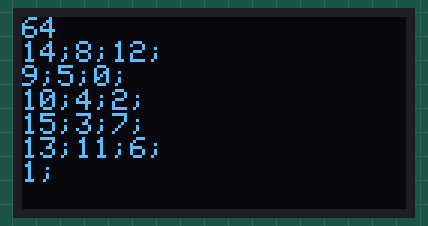
Recording of a sketch running on a simulated Arduboy, built with avr-gcc and run on an emulated ATmega32U4. On the bench: 128×64 one-colour display. Random numbers use the default seed unless the sketch sets one.

Above: at 0.1 s.

The sketch:

NumberShuffler.ino
```cpp
/**********included files/libraries***************/
#include <Arduboy2.h>
#include <ArduboyTones.h>
#include "tileData.h"


/**************** Variable Declarations *****************/
Arduboy2 arduboy;
ArduboyTones sound(arduboy.audio.enabled);

int numberGrid[4][4];
int tileList[16] = {1,2,3,4,5,6,7,8,9,10,11,12,13,14,15,0}; //starting list of numbers used in order. 0 is the blank
unsigned long seed = 64; //seems from documentation that it must be an unsigned long that is given to randomSeed function.

bool aButtonPressed = false;
bool bButtonPressed = false;
bool upButtonPressed = false;
bool downButtonPressed = false;
bool leftButtonPressed = false;
bool rightButtonPressed = false;


/**************** Routine Declarations *****************/

void shuffleArray(unsigned long _inputSeed){  //NOTE removed Array input as playing up, direct reference to tile list. Not an issue for later game (fixed level design), but need too try proper prototyping(?) to use so could be good test software
  randomSeed(_inputSeed);
  for(int i=15; i>0; i--){
    int pickedElement = random(0,i+1); //random number between 0 and current end point (i form loop, goes down)
      int tempStore = tileList[i]; //store the current end point
      tileList[i] = tileList[pickedElement]; //move randomly picked element to the end
      tileList[pickedElement] = tempStore; //but the previous end number into array from where pick was form (new shorted list when i is reduced)
  }


}

void makeStartingGrid(){

  for(int x=0; x<4; x++){
    for(int y=0; y<4 ;y++){
        //code to loop through the number grid and set values
        numberGrid[x][y] = tileList[(x*4)+y];
    }
  }


}


/**************** Setup.Startup Code  *****************/
void setup() {
  arduboy.begin();
  arduboy.setFrameRate(60);     //60 fps
  arduboy.clear();
  arduboy.audio.on();

  shuffleArray(seed);
  makeStartingGrid();


}

/**************** Main Code Loop *****************/
void loop() {
 if(!arduboy.nextFrame()) {
    return;
  }
  arduboy.clear();


  //demo print code: to delete
 arduboy.println(seed);
 for(int i=0; i<16; i=i+3){
  arduboy.print(tileList[i]);
  arduboy.print(";");
  if(i<14){
  arduboy.print(tileList[i+1]);
  arduboy.print(";");
  arduboy.print(tileList[i+2]);
  arduboy.println(";");
  }
 }


   arduboy.display();
}
```

Source omitted: tileData.h (data table, 1786 bytes)
